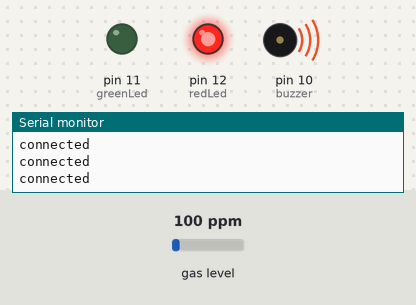
Simulated run of this sketch. Board: Arduino Uno, built with avr-gcc and run on an emulated ATmega328P. On the bench: output pins drawn as LEDs (lit = HIGH), buzzer (waves = sounding), the last lines printed to the serial monitor. The inputs (shaded band) are chosen by the test bench; at power-on: gas level 100 ppm. WiFi joins after 1.5 s; servers stay silent unless stated.

Above: at 1.7 s.
1.8 s: gas level set to 12 ppm
3.3 s: gas level set to 9 ppm
At 4.2 s:
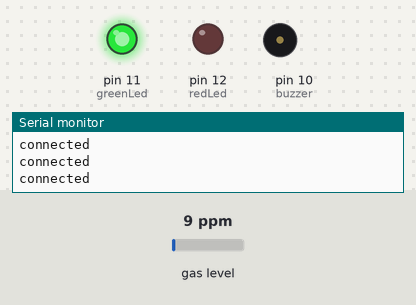
5.0 s: gas level set to 20 ppm
At 6.5 s:
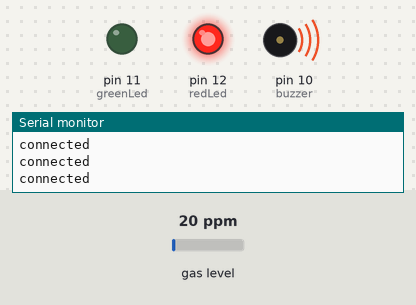
6.8 s: gas level set to 0 ppm
At 7.8 s:
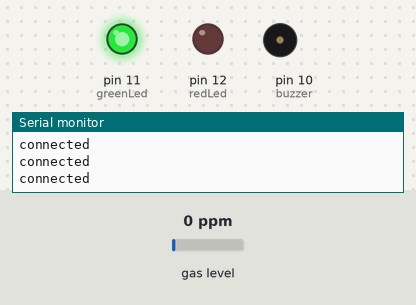
Timing chart, 0 to 9.5 s (numbered marks = the images above; inputs shaded):
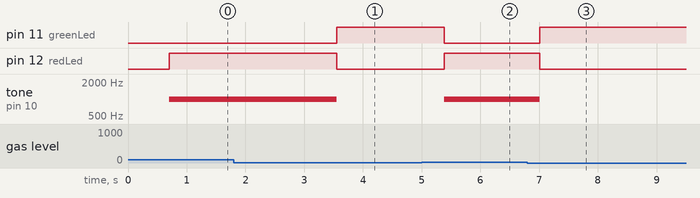

The sketch:

ETHERNET_SHIELD.ino
```cpp
#include <MQ2.h>
#include <SPI.h>
#include <Ethernet.h>

 byte mac[] = { 0xDE, 0xAD, 0xBE, 0xEF, 0xFE, 0xED };

//ip adress arduino
IPAddress ip(10,33,109,112);
//beda variable dan constanta...
int redLed = 12;
int greenLed = 11;
int buzzer = 10;
int pin = A0;
// Your threshold value
int sensorThres = 10;
int dataA;
int lpg,co,smoke;
MQ2 mq2(pin);

EthernetClient client;

void setup() {
  mq2.begin();
  Serial.begin(9600);
  Ethernet.begin(mac, ip); //
  Serial.print("Arduino server IP address: ");
  Serial.println(Ethernet.localIP());

  pinMode(redLed, OUTPUT);
  pinMode(greenLed, OUTPUT);
  pinMode(buzzer, OUTPUT);
  pinMode(pin, INPUT);
}

void loop() {
  float* values= mq2.read(true); //set it false if you don't want to print the values in the Serial

  lpg = mq2.readLPG();
  co = mq2.readCO();
  smoke = mq2.readSmoke();

  if(client.connect("10.33.109.111", 80)){ //HOST
    Serial.print("connected");
    Serial.println();
    client.print("GET http://localhost/koneksi/add_data.php?value=");
    client.print(lpg);
    client.println();

    client.println("HTTP/1.1");
    client.println("Host: 10.33.109.111"); //HOST
    client.println("Connection: close");
    client.println();
  }
  else{
    Serial.println("connection failed!");
  }
  if (lpg > sensorThres)
  {
    digitalWrite(redLed, HIGH);
    digitalWrite(greenLed, LOW);
    tone(buzzer, 1000, 200);
  }
  else
  {
    digitalWrite(redLed, LOW);
    digitalWrite(greenLed, HIGH);
    noTone(buzzer);
}
  client.stop();
  }
```

Measured:
- the behaviour switches between 11 and 10 ppm on gas level (found by bisection; images 0 and 1)
- after the input at 3.3 s, pin 11 (greenLed): LOW → HIGH after 0.25 s; pin 12 (redLed): HIGH → LOW after 0.25 s; tone on pin 10 (buzzer): 1000 Hz → silent after 0.25 s
- after the input at 5.0 s, pin 11 (greenLed): HIGH → LOW after 0.39 s; pin 12 (redLed): LOW → HIGH after 0.39 s; tone on pin 10 (buzzer): silent → 1000 Hz after 0.39 s
- after the input at 6.8 s, pin 11 (greenLed): LOW → HIGH after 0.21 s; pin 12 (redLed): HIGH → LOW after 0.21 s; tone on pin 10 (buzzer): 1000 Hz → silent after 0.21 s
